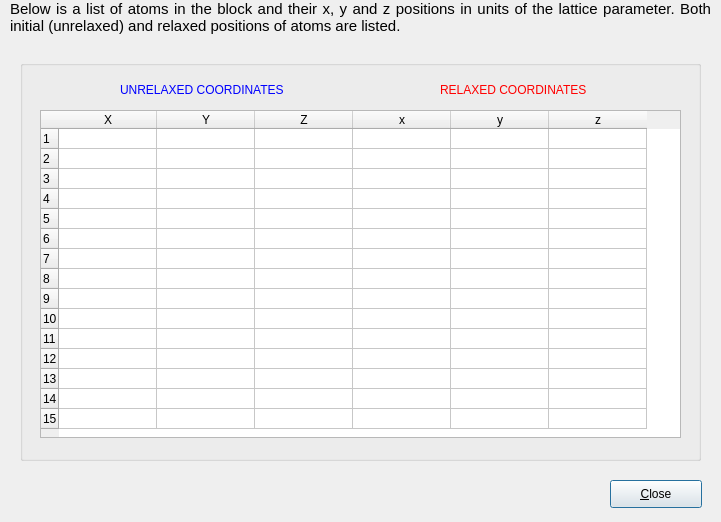
<?xml version="1.0" encoding="UTF-8"?>
<ui version="4.0">
 <class>DCoordAtoms</class>
 <widget class="QDialog" name="DCoordAtoms">
  <property name="geometry">
   <rect>
    <x>0</x>
    <y>0</y>
    <width>721</width>
    <height>522</height>
   </rect>
  </property>
  <property name="windowTitle">
   <string>Coordinates of atoms</string>
  </property>
  <widget class="QLabel" name="textLabel1">
   <property name="geometry">
    <rect>
     <x>10</x>
     <y>0</y>
     <width>701</width>
     <height>50</height>
    </rect>
   </property>
   <property name="text">
    <string>&lt;!DOCTYPE HTML PUBLIC &quot;-//W3C//DTD HTML 4.0//EN&quot; &quot;http://www.w3.org/TR/REC-html40/strict.dtd&quot;&gt;
&lt;html&gt;&lt;head&gt;&lt;meta name=&quot;qrichtext&quot; content=&quot;1&quot; /&gt;&lt;style type=&quot;text/css&quot;&gt;
p, li { white-space: pre-wrap; }
&lt;/style&gt;&lt;/head&gt;&lt;body style=&quot; font-family:'Ubuntu'; font-size:11pt; font-weight:400; font-style:normal;&quot;&gt;
&lt;p align=&quot;justify&quot; style=&quot; margin-top:0px; margin-bottom:0px; margin-left:0px; margin-right:0px; -qt-block-indent:0; text-indent:0px;&quot;&gt;Below is a list of atoms in the block and their x, y and z positions in units of the lattice parameter. Both initial (unrelaxed) and relaxed positions of atoms are listed.&lt;/p&gt;&lt;/body&gt;&lt;/html&gt;</string>
   </property>
   <property name="textFormat">
    <enum>Qt::RichText</enum>
   </property>
   <property name="alignment">
    <set>Qt::AlignLeading|Qt::AlignLeft|Qt::AlignTop</set>
   </property>
   <property name="wordWrap">
    <bool>true</bool>
   </property>
   <property name="margin">
    <number>5</number>
   </property>
  </widget>
  <widget class="QPushButton" name="button">
   <property name="geometry">
    <rect>
     <x>610</x>
     <y>480</y>
     <width>92</width>
     <height>28</height>
    </rect>
   </property>
   <property name="text">
    <string>&amp;Close</string>
   </property>
  </widget>
  <widget class="QGroupBox" name="groupBox">
   <property name="geometry">
    <rect>
     <x>20</x>
     <y>60</y>
     <width>681</width>
     <height>401</height>
    </rect>
   </property>
   <property name="title">
    <string/>
   </property>
   <widget class="QTableWidget" name="coordTable">
    <property name="geometry">
     <rect>
      <x>20</x>
      <y>50</y>
      <width>641</width>
      <height>328</height>
     </rect>
    </property>
    <property name="toolTip">
     <string>positions of atoms in units of the lattice parameter in the unrelaxed and relaxed configurations</string>
    </property>
    <property name="autoFillBackground">
     <bool>false</bool>
    </property>
    <property name="frameShape">
     <enum>QFrame::StyledPanel</enum>
    </property>
    <property name="gridStyle">
     <enum>Qt::SolidLine</enum>
    </property>
    <attribute name="horizontalHeaderDefaultSectionSize">
     <number>98</number>
    </attribute>
    <attribute name="verticalHeaderDefaultSectionSize">
     <number>20</number>
    </attribute>
    <row>
     <property name="text">
      <string>1</string>
     </property>
    </row>
    <row>
     <property name="text">
      <string>2</string>
     </property>
    </row>
    <row>
     <property name="text">
      <string>3</string>
     </property>
    </row>
    <row>
     <property name="text">
      <string>4</string>
     </property>
    </row>
    <row>
     <property name="text">
      <string>5</string>
     </property>
    </row>
    <row>
     <property name="text">
      <string>6</string>
     </property>
    </row>
    <row>
     <property name="text">
      <string>7</string>
     </property>
    </row>
    <row>
     <property name="text">
      <string>8</string>
     </property>
    </row>
    <row>
     <property name="text">
      <string>9</string>
     </property>
    </row>
    <row>
     <property name="text">
      <string>10</string>
     </property>
    </row>
    <row>
     <property name="text">
      <string>11</string>
     </property>
    </row>
    <row>
     <property name="text">
      <string>12</string>
     </property>
    </row>
    <row>
     <property name="text">
      <string>13</string>
     </property>
    </row>
    <row>
     <property name="text">
      <string>14</string>
     </property>
    </row>
    <row>
     <property name="text">
      <string>15</string>
     </property>
    </row>
    <column>
     <property name="text">
      <string>X</string>
     </property>
    </column>
    <column>
     <property name="text">
      <string>Y</string>
     </property>
    </column>
    <column>
     <property name="text">
      <string>Z</string>
     </property>
    </column>
    <column>
     <property name="text">
      <string>x</string>
     </property>
    </column>
    <column>
     <property name="text">
      <string>y</string>
     </property>
    </column>
    <column>
     <property name="text">
      <string>z</string>
     </property>
    </column>
   </widget>
   <widget class="QLabel" name="textLabel1_2">
    <property name="geometry">
     <rect>
      <x>100</x>
      <y>20</y>
      <width>191</width>
      <height>20</height>
     </rect>
    </property>
    <property name="text">
     <string>&lt;font color=&quot;#0000ff&quot;&gt;UNRELAXED COORDINATES&lt;/font&gt;</string>
    </property>
    <property name="wordWrap">
     <bool>false</bool>
    </property>
   </widget>
   <widget class="QLabel" name="textLabel1_2_2">
    <property name="geometry">
     <rect>
      <x>420</x>
      <y>20</y>
      <width>171</width>
      <height>20</height>
     </rect>
    </property>
    <property name="text">
     <string>&lt;font color=&quot;#ff0000&quot;&gt;RELAXED COORDINATES&lt;/font&gt;</string>
    </property>
    <property name="wordWrap">
     <bool>false</bool>
    </property>
   </widget>
  </widget>
 </widget>
 <layoutdefault spacing="6" margin="11"/>
 <resources/>
 <connections>
  <connection>
   <sender>button</sender>
   <signal>clicked()</signal>
   <receiver>DCoordAtoms</receiver>
   <slot>close()</slot>
   <hints>
    <hint type="sourcelabel">
     <x>615</x>
     <y>443</y>
    </hint>
    <hint type="destinationlabel">
     <x>336</x>
     <y>236</y>
    </hint>
   </hints>
  </connection>
 </connections>
</ui>
